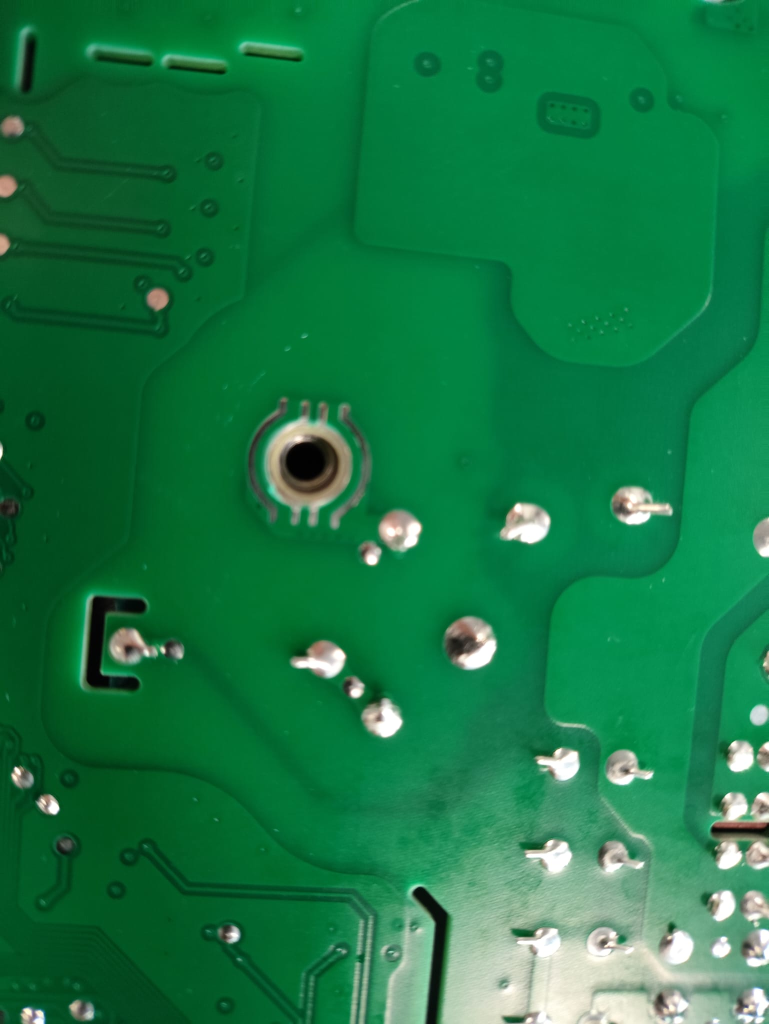
#> input picture media/raw/hole2.jpeg, 1537 x 2048 px (shown at 1/2 size)
$ python holedetection.py
#> lines starting #> are read from the running program, lines starting #| are printed output that depends on the picture; after the words box and inside, x2 and y2 are one past the last pixel; in counts of white or black regions, pixels touching at a corner belong together
import cv2
import numpy as np
import time
import random
import json
# Start timer
start_time = time.time()

# Load the image
image_path = "media/raw/hole2.jpeg"  # Change to your image file path
image = cv2.imread(image_path)
#> image is the input picture: shape (2048, 1537, 3); mean B, G, R 68.6, 120.4, 23.2
N=20
if image is None:
    raise FileNotFoundError(f"Image not found at {image_path}")
mask = np.zeros(image.shape[:2], dtype=np.uint8)
# Convert to grayscale
gray = cv2.cvtColor(image, cv2.COLOR_BGR2GRAY)
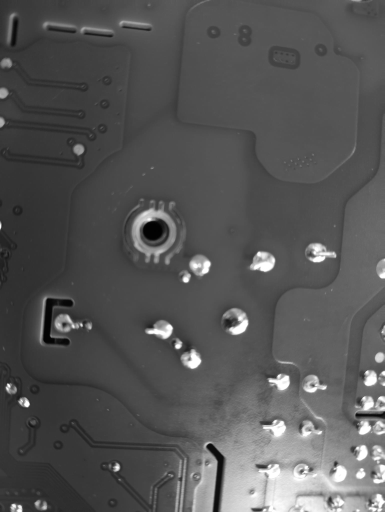
#> gray: shape (2048, 1537) (shown at 1/4 size); min 0, max 255, mean 85.4

# Reduce noise to avoid false circle detection
gray_blurred = cv2.medianBlur(gray, 5)

circles = cv2.HoughCircles(
    gray_blurred,
    cv2.HOUGH_GRADIENT,
    dp=0.64,         # Inverse ratio of the accumulator resolution
    minDist=17,     # Minimum distance between detected centers
    param1=59,           # Upper threshold for Canny edge detection
    param2=35,      # Threshold for center detection
    minRadius=60,    # Minimum circle radius
    maxRadius=100    # Maximum circle radius
)
#> circles = [[610.5, 925.5, 94.9], [627.5, 927.5, 99.4], [609.5, 905.5, 67.5], [593.5, 914.5, 92.8]]

# If some circles are detected, draw them
circle_id=0
circle_mean=[]
if circles is not None:
    circles = np.uint16(np.around(circles))
#> circles = [[610, 926, 95], [628, 928, 99], [610, 906, 68], [594, 914, 93]]
    for (x, y, r) in circles[0, :]:

        # Draw the circle

        cv2.circle(mask, (x, y), r, 255, -1)
        # Draw the center
        cv2.circle(image, (x, y), r, (0, 255, 0), 2)
        cv2.circle(image, (x, y), 2, (0, 0, 255), 3)
        mean_val = cv2.mean(gray_blurred, mask=mask)
        print(f"circle id: { circle_id}, mean value: {mean_val}")
#> this loop made 4 passes
#> (x, y, r, mean_val) on passes 1 to 4: (610, 926, 95, (105.9, 0, 0, 0)), (628, 928, 99, (102.7, 0, 0, 0)), (610, 906, 68, (102.7, 0, 0, 0)), (594, 914, 93, (99.71, 0, 0, 0))
#> (printed output is left out)
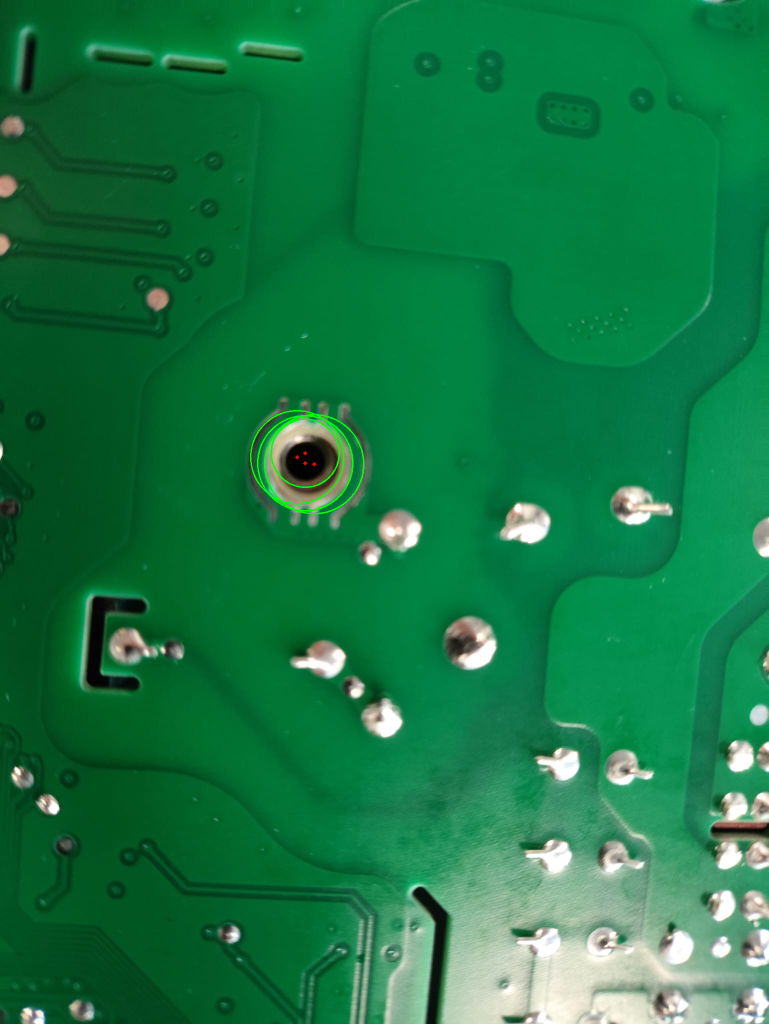
#> image: shape (2048, 1537, 3) (shown at 1/2 size); 0.21% of pixels changed, all inside (x1, y1, x2, y2) = (500, 820, 729, 1029)
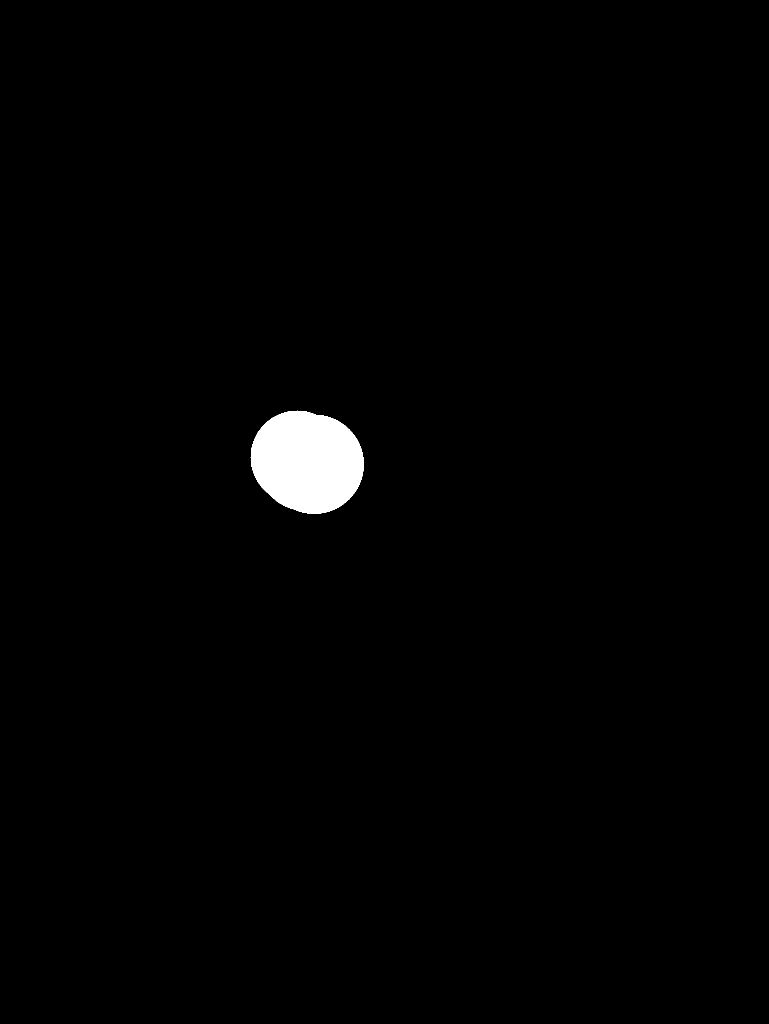
#> mask: shape (2048, 1537) (shown at 1/2 size); 1.2% white; 1 white region, box (x1, y1, x2, y2) and area: (501, 821, 728, 1028) 36224


# End timer
end_time = time.time()
execution_time = end_time - start_time
print(f"Execution Time: {execution_time:.4f} seconds")


max_width = 800
max_height = 800
height, width = image.shape[:2]
scaling_factor = min(max_width / width, max_height / height, 1)
if scaling_factor < 1:
    display_image = cv2.resize(image, (int(width * scaling_factor), int(height * scaling_factor)))
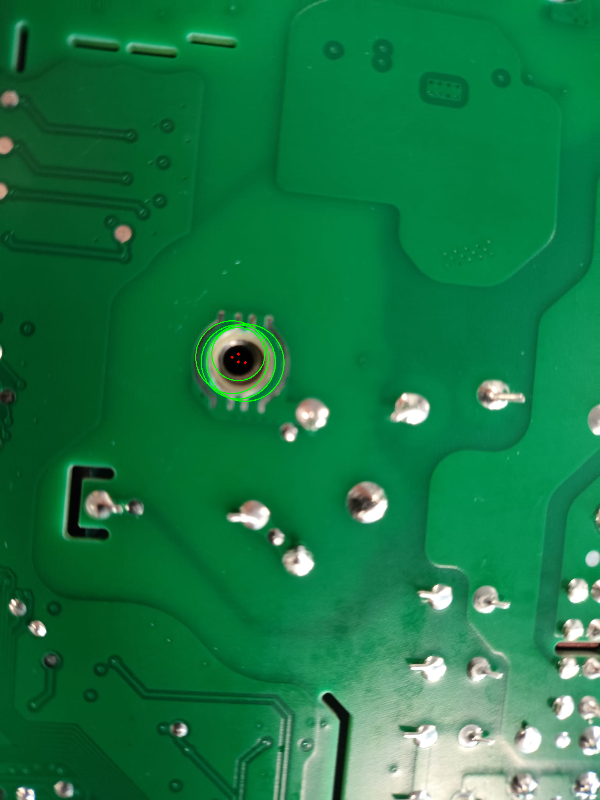
#> display_image: shape (800, 600, 3); mean B, G, R 68.4, 120.6, 23
else:
    display_image = image

cv2.imshow("Detected Circles", display_image)
cv2.waitKey(0)
cv2.destroyAllWindows()

# #save image
date_time = time.strftime("%Y-%m-%d_%H-%M-%S")
# cv2.imwrite(f"/media/processed/{date_time}.jpg",display_image)

$ run again, with media/raw/hole1.jpeg copied over media/raw/hole2.jpeg
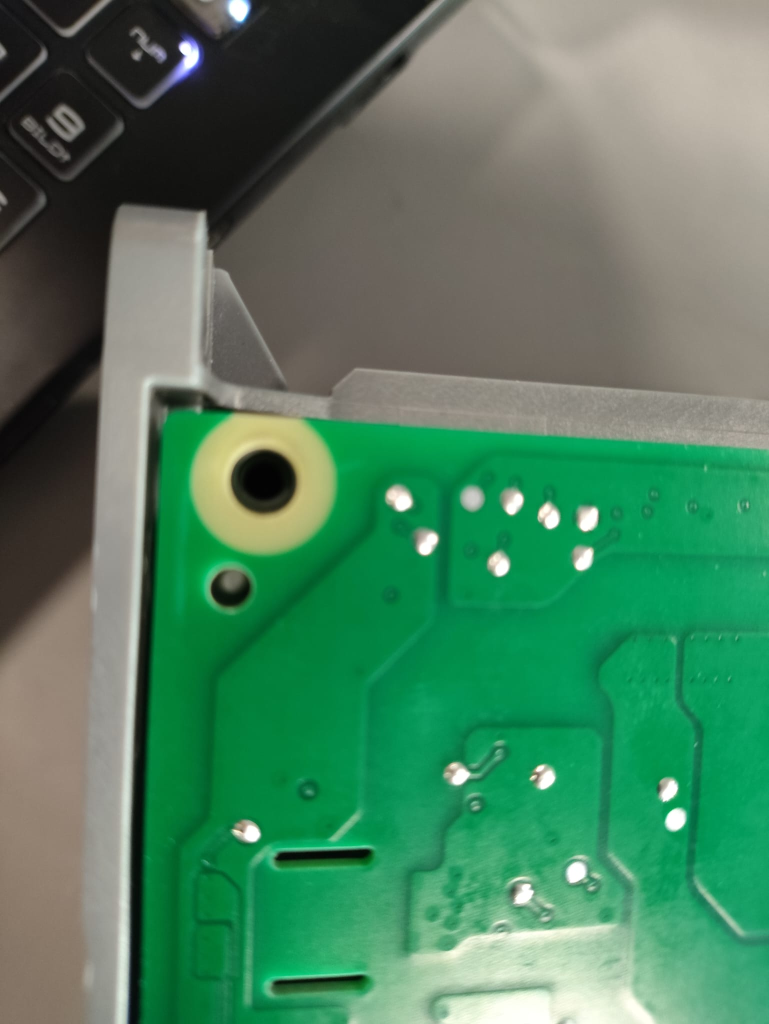
#> input picture media/raw/hole1.jpeg, 1537 x 2048 px (shown at 1/2 size)
#> image is the input picture: shape (2048, 1537, 3); mean B, G, R 95.6, 127.4, 77.1
#> `circles = cv2.HoughCircles( gray_blurred, cv2.HOUGH_GRADIENT, dp=0.64,`: circles = [[526.5, 962.5, 64]]
#> `circles = np.uint16(np.around(circles))`: circles = [[526, 962, 64]]
#> the loop `for (x, y, r) in circles[0, :]:` made 1 pass
#> (x, y, r, mean_val) on pass 1: (526, 962, 64, (24.16, 0, 0, 0))
#> (printed output is left out)
#> after the loop `for (x, y, r) in circles[0, :]:`:
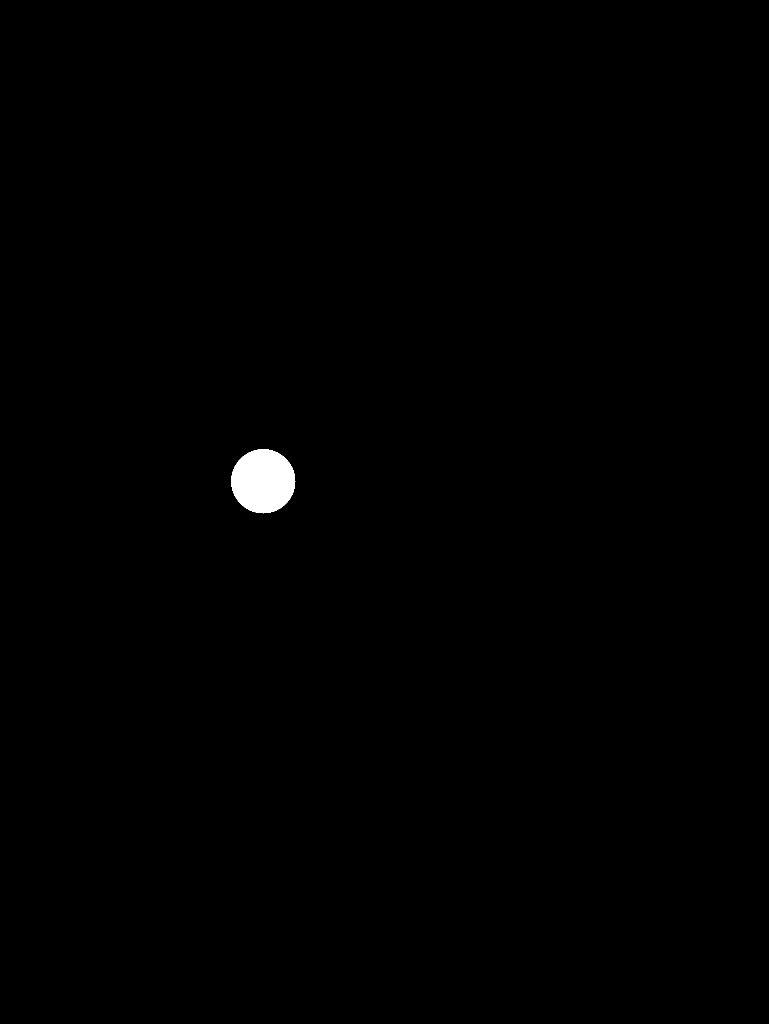
#> mask: shape (2048, 1537) (shown at 1/2 size); 0.41% white; 1 white region, box (x1, y1, x2, y2) and area: (462, 898, 591, 1027) 12853
#> `display_image = cv2.resize(image, (int(width * scaling_factor), int(he..`:
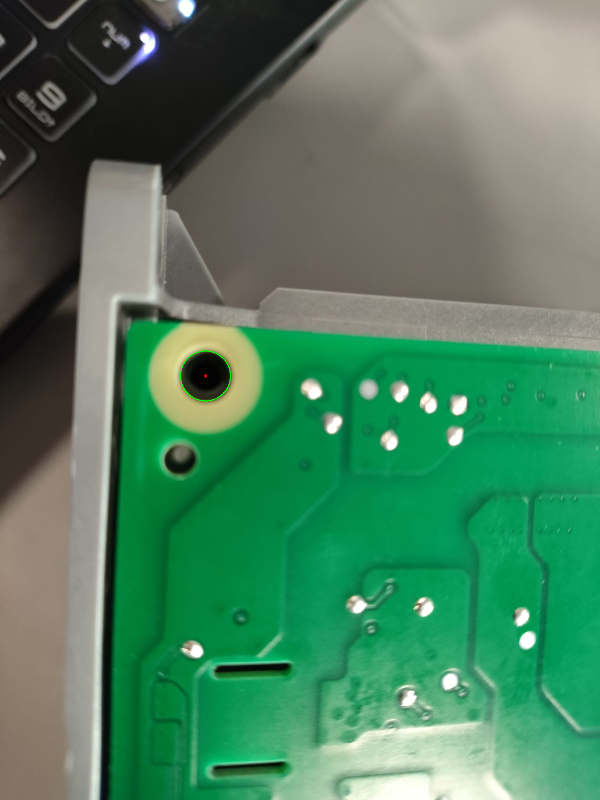
#> display_image: shape (800, 600, 3); mean B, G, R 95.5, 127.4, 77

$ run again, with media/raw/hole3.jpeg copied over media/raw/hole2.jpeg
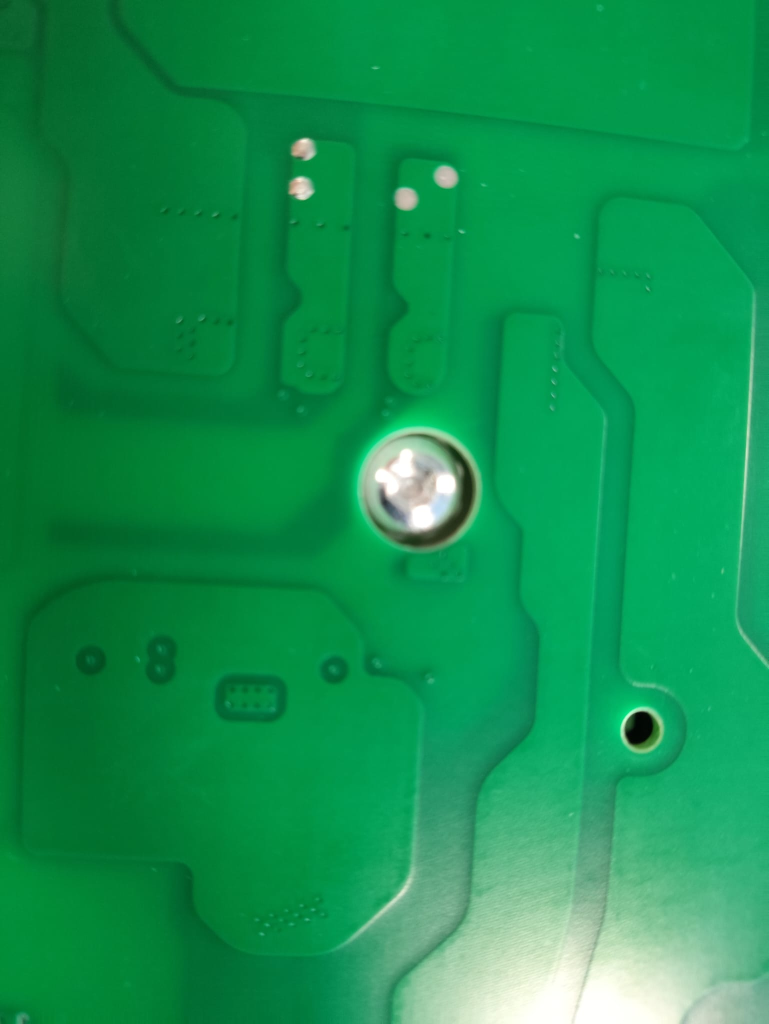
#> input picture media/raw/hole3.jpeg, 1537 x 2048 px (shown at 1/2 size)
#> image is the input picture: shape (2048, 1537, 3); mean B, G, R 79.9, 146.2, 19.2
#> `circles = cv2.HoughCircles( gray_blurred, cv2.HOUGH_GRADIENT, dp=0.64,`: circles = [[825.5, 971.5, 95], [851.5, 975.5, 99.4], [829.5, 948.5, 96.1], [841.5, 994.5, 67.4]]
#> `circles = np.uint16(np.around(circles))`: circles = [[826, 972, 95], [852, 976, 99], [830, 948, 96], [842, 994, 67]]
#> the loop `for (x, y, r) in circles[0, :]:` made 4 passes
#> (x, y, r, mean_val) on passes 1 to 4: (826, 972, 95, (196.1, 0, 0, 0)), (852, 976, 99, (172.3, 0, 0, 0)), (830, 948, 96, (172.1, 0, 0, 0)), (842, 994, 67, (172.1, 0, 0, 0))
#> (printed output is left out)
#> after the loop `for (x, y, r) in circles[0, :]:`:
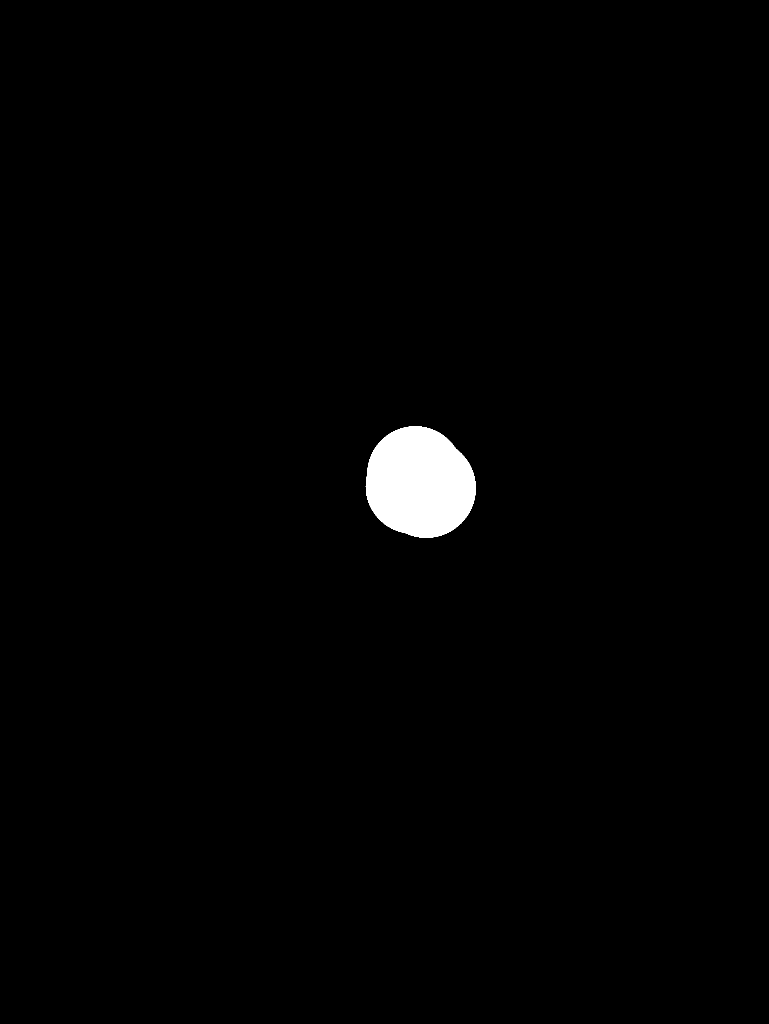
#> mask: shape (2048, 1537) (shown at 1/2 size); 1.2% white; 1 white region, box (x1, y1, x2, y2) and area: (731, 852, 952, 1076) 38146
#> `display_image = cv2.resize(image, (int(width * scaling_factor), int(he..`:
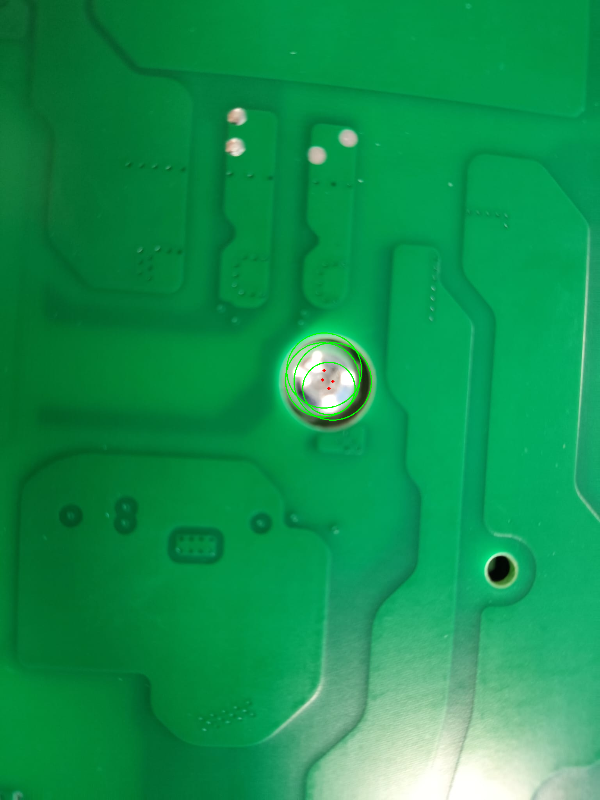
#> display_image: shape (800, 600, 3); mean B, G, R 79.6, 146.3, 18.9
